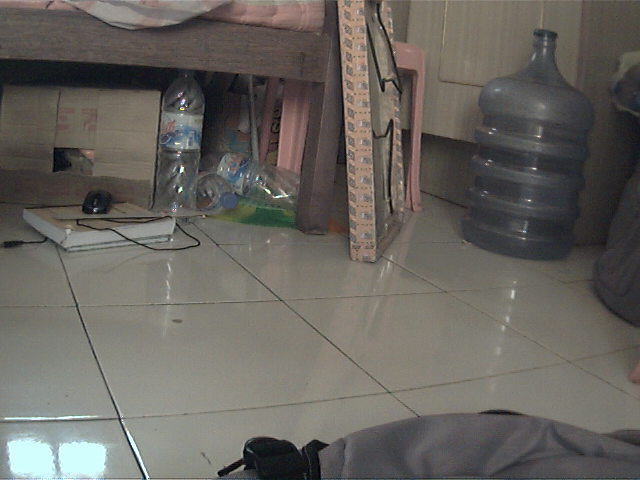
#> input picture academic/opencv/qt_img_display/image.jpg, 640 x 480 px, given in place of the camera
$ python TrackCam.py   (older library calls are emulated)
#> lines starting #> are read from the running program, lines starting #| are printed output that depends on the picture
#!/usr/bin/env python
# -*- coding: utf-8 -*-
"""
Created on Sat May 12 22:08:52 2018

@author: fotoniks
"""

import cv2
import numpy as np


def nothing(x):
    pass

cap = cv2.VideoCapture(0)
cv2.namedWindow('image')
matrix = np.zeros((480,640,3),'uint8')
posisi =[]
maks = 0


switch = '0 : OFF \n1 : ON'
cv2.createTrackbar(switch, 'image',0,1,nothing)

ret, frame = cap.read()
#> frame is the input picture: shape (480, 640, 3); mean B, G, R 94.4, 99.8, 103.2

while(True):
    cv2.imshow('image',frame)


#    window = np.ones((510,1320,3))*255

    ret, frame = cap.read()
    hsv = cv2.cvtColor(frame, cv2.COLOR_BGR2HSV)
#> hsv: shape (480, 640, 3); mean H, S, V 44.3, 30.8, 105

    lower_blue = np.array([15,50,10])
    upper_blue = np.array([25,255,255])

    mask = cv2.inRange(hsv, lower_blue, upper_blue)
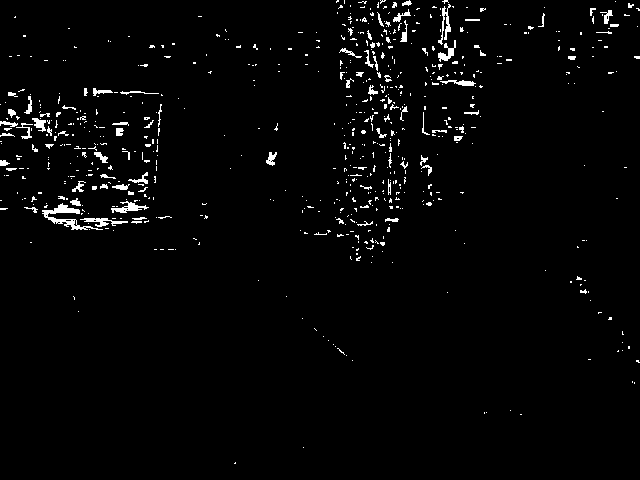
#> mask: shape (480, 640); 2.3% white in thin lines or dots


    num_kernel = 20
    kernel = np.zeros((num_kernel,num_kernel),np.uint8)
    kernel[:,num_kernel//2] = 1
    kernel[num_kernel//2,:] = 1

    opening = cv2.morphologyEx(mask, cv2.MORPH_OPEN, kernel)
#> opening: shape (480, 640); every value is 0
#    kernel[:,num_kernel//2] = 0
#    kernel[num_kernel//2,:] = 1
    opening = cv2.morphologyEx(opening, cv2.MORPH_CLOSE, kernel)

    image,contour,_ = cv2.findContours(opening,cv2.RETR_EXTERNAL,cv2.CHAIN_APPROX_SIMPLE)
#> contour = []

    maks = 0

    for c in contour:
            area = cv2.contourArea(c)
            if area > maks:
                x,y,w,h = cv2.boundingRect(c)
                x = x+w//2
                y = y+w//2
                maks = area
#> this loop made 0 passes
#> after the loop, maks = 0


#> (the run stopped early here; a loop or call above may not have finished)
